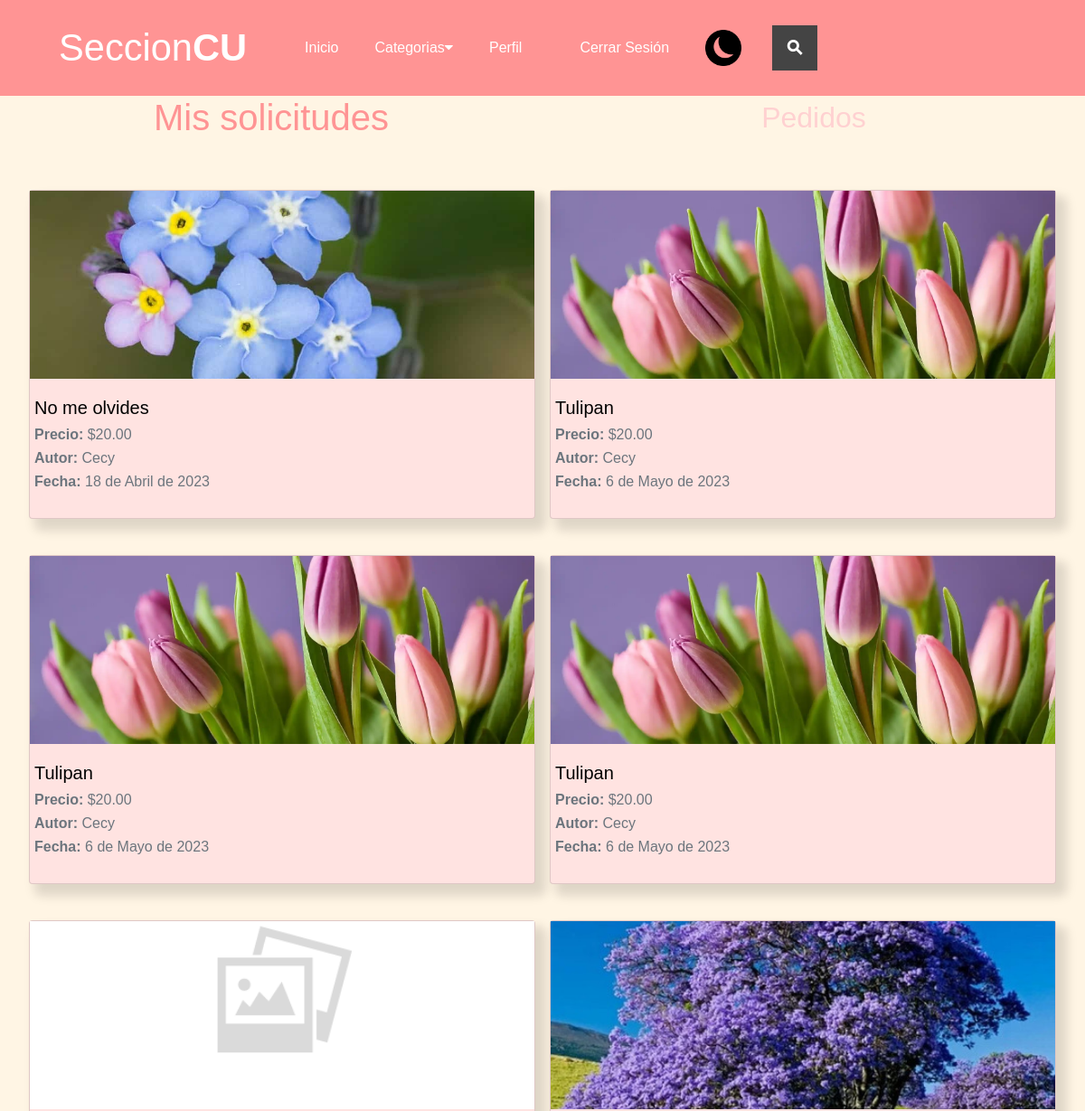
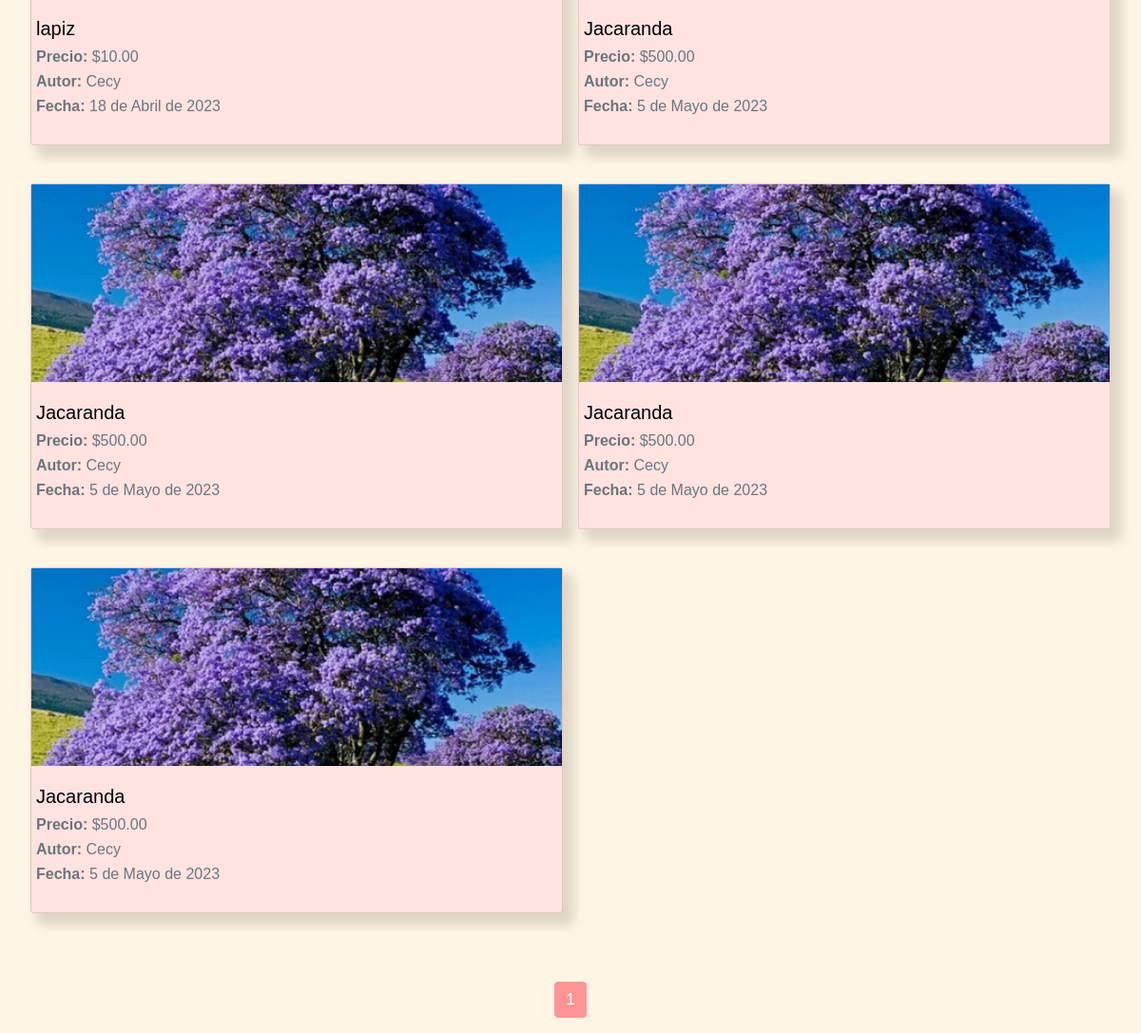
Page /publicaciones/historial/16 (signed in) on the committed database (2 pictures, top to bottom).
### publicaciones/models.py (models this page shows, shortened)
class Solicitudes(models.Model):
    publicacion = models.ForeignKey(Publicaciones, on_delete=models.CASCADE)
    solicitante = models.ForeignKey(User, on_delete=models.CASCADE)
    created = models.DateField(auto_now_add=True)
    updated = models.DateField(auto_now_add=True)

class Publicaciones(models.Model):
    titulo = models.CharField(max_length=50)
    descripcion = models.CharField(max_length=200)
    imagen =  models.ImageField(upload_to='publicaciones', null=True, blank=True)
    estado = models.BooleanField(default=True)
    autor = models.ForeignKey(User, on_delete=models.CASCADE)
    precio = models.DecimalField(max_digits=10, decimal_places=2)
    categoria = models.ForeignKey(Categoria, on_delete=models.CASCADE)
    created = models.DateField(auto_now_add=True)
    updated = models.DateField(auto_now_add=True)
    class Meta:
        verbose_name='publicacion'
        verbose_name_plural = 'publicaciones'

### autentificacion/models.py (models this page shows)
class User(AbstractUser):
    email = models.EmailField(
        verbose_name='email address',
        max_length=255,
        unique=True,
    )
    username = models.CharField(max_length=100, unique=False)
    birthdate = models.DateField(null=True, blank=True)
    phone = models.CharField(max_length=10, null=True, blank=True)
    address = models.CharField(max_length=200, null=True, blank=True)
    photo = models.ImageField(upload_to='autentificacion', null=True, blank=True)
    career = models.CharField(max_length=30,null=True, blank=True)
    created = models.DateField(auto_now_add=True)
    USERNAME_FIELD = 'email'
    REQUIRED_FIELDS = ['username']
    def __str__(self):
        return self.username

### publicaciones/views.py (the view)
# urls.py: path("historial/<int:tipo>", views.historial_general, name="historial"),
@login_required
def historial_general(request, tipo):
    categorias = Categoria.objects.all()
    usuario = User.objects.get(id=request.user.id)
    if tipo == 1:
        queryset = Solicitudes.objects.select_related('publicacion').filter(solicitante = usuario)
    else:
        queryset = Solicitudes.objects.select_related('publicacion').filter(publicacion__autor = usuario)
    paginator = Paginator(queryset, 10)
    page_number = request.GET.get('page')
    queryset = paginator.get_page(page_number)
    return render(request, "publicaciones/historial.html", {"solicitudes" : queryset, "categorias" : categorias})

### publicaciones/templates/publicaciones/historial.html (shortened to what this page needs)
{% extends 'publicaciones/nav.html' %}
{% load static %}
{%block content%}
    <div class="titulos-historial">
        <h2>
            <a href="{%url 'historial' 1%}" class="titulo {% if '/historial/1' in request.path %} active {% endif %}"> Mis solicitudes</a>
        </h2>
        <h2>
            <a href="{%url 'historial' 2%}" class="titulo {% if '/historial/2' in request.path %} active {% endif %}"> Pedidos</a>
        </h2>
    </div>
    <div class="publicaciones-2">
        {%for soli in solicitudes%}
        <a href="{%url 'publicacion' soli.publicacion.id%}" style="text-decoration: none;">
        <div class="card mb-4 sombreado">
            <div class="row g-0">
                <div class="col-md-perfil">
                    {% if soli.publicacion.imagen %}
                        <img class="img-publi" src="{{soli.publicacion.imagen.url}}" class="card-img-top">
                    {%else%}
                        <img class="img-publi" src="{% static 'publicaciones/img/sin_imagen.png' %}"class="card-img-top">
                    {% endif %}
                </div>
              <div class="col-md-perfil2">
                <div class="card-body">
                    <h5 class="card-title"> {{soli.publicacion.titulo}}</h5>
                    <p class="card-subtitle mb-2 text-muted"><span class="span-card">Precio:</span> ${{soli.publicacion.precio}}</p>
                    <p class="card-subtitle mb-2 text-muted"><span class="span-card">Autor:</span> {{soli.publicacion.autor}}</p>
                    <p class="card-subtitle mb-2 text-muted"><span class="span-card">Fecha:</span> {{soli.created}}</p>
                </div>
              </div>
            </div>
        </div>
        </a>
        {%endfor%}
    </div>
{% include "publicaciones/paginacion_publicaciones.html" with page_obj=solicitudes  %}
{%endblock%}

### publicaciones/static/publicaciones/assets/css/header.css (style rules this page uses)
span { font-weight: bold; }
body { font-family: sans-serif; background-color: #FFF5E4; }

### publicaciones/static/publicaciones/assets/css/publicaciones.css (style rules this page uses)
.publicaciones-2 { display: grid; grid-template-columns: repeat(2, 1fr); gap: 2rem; margin: 3rem 2rem 0 2rem; }
.card-title { color: rgb(0, 0, 0); }
.card { background-color: #FFE3E1; }
.sombreado { box-shadow: 9px 10px 12px 3px rgba(0,0,0,0.13); -webkit-box-shadow: 9px 10px 12px 3px rgba(0,0,0,0.13); -moz-box-shadow: 9px 10px 12px 3px rgba(0,0,0,0.13); }
.img-publi { width: 100%; height: 13rem; object-fit: cover; }
.span-card { font-weight: bold; }
@media (min-width:600px) and (max-width: 1279px) { .publicaciones-2 { display: grid; grid-template-columns: repeat(2, 1fr); gap: 1rem; margin: 3rem 2rem 0 2rem; } }
@media (min-width:600px) and (max-width: 1279px) { .publicaciones-2 .g-0 { display: flex; flex-direction: column; } }

### publicaciones/static/publicaciones/assets/css/perfil.css (style rules this page uses)
.col-md-perfil { position: relative; width: 100%; padding-right: 15px; padding-left: 15px; }
.col-md-perfil2 { -ms-flex: 0 0 66.666667%; flex: 0 0 66.666667%; }

### publicaciones/static/publicaciones/assets/css/historial.css (style rules this page uses)
.titulos-historial { display: grid; grid-template-columns: repeat(2, 1fr); justify-items: center; align-items: center; }
.titulos-historial a { text-decoration: none; color: #FFD1D1; }
.titulos-historial .active { text-decoration: none; color: #FF9494; font-size: 2.5rem; }

### rows in the picture
Solicitudes: publicacion.imagen (picture), publicacion.titulo "No me olvides", publicacion.precio "20.00", publicacion.autor "Cecy", created "18 de Abril de 2023"
Solicitudes: publicacion.imagen (picture), publicacion.titulo "Tulipan", publicacion.precio "20.00", publicacion.autor "Cecy", created "6 de Mayo de 2023"
Solicitudes: publicacion.imagen (picture), publicacion.titulo "Tulipan", publicacion.precio "20.00", publicacion.autor "Cecy", created "6 de Mayo de 2023"
Solicitudes: publicacion.imagen (picture), publicacion.titulo "Tulipan", publicacion.precio "20.00", publicacion.autor "Cecy", created "6 de Mayo de 2023"
Solicitudes: publicacion.titulo "lapiz", publicacion.precio "10.00", publicacion.autor "Cecy", created "18 de Abril de 2023"
Solicitudes: publicacion.imagen (picture), publicacion.titulo "Jacaranda", publicacion.precio "500.00", publicacion.autor "Cecy", created "5 de Mayo de 2023"
Solicitudes: publicacion.imagen (picture), publicacion.titulo "Jacaranda", publicacion.precio "500.00", publicacion.autor "Cecy", created "5 de Mayo de 2023"
Solicitudes: publicacion.imagen (picture), publicacion.titulo "Jacaranda", publicacion.precio "500.00", publicacion.autor "Cecy", created "5 de Mayo de 2023"
Solicitudes: publicacion.imagen (picture), publicacion.titulo "Jacaranda", publicacion.precio "500.00", publicacion.autor "Cecy", created "5 de Mayo de 2023"

### other values in the picture
{{ i }} "1"
